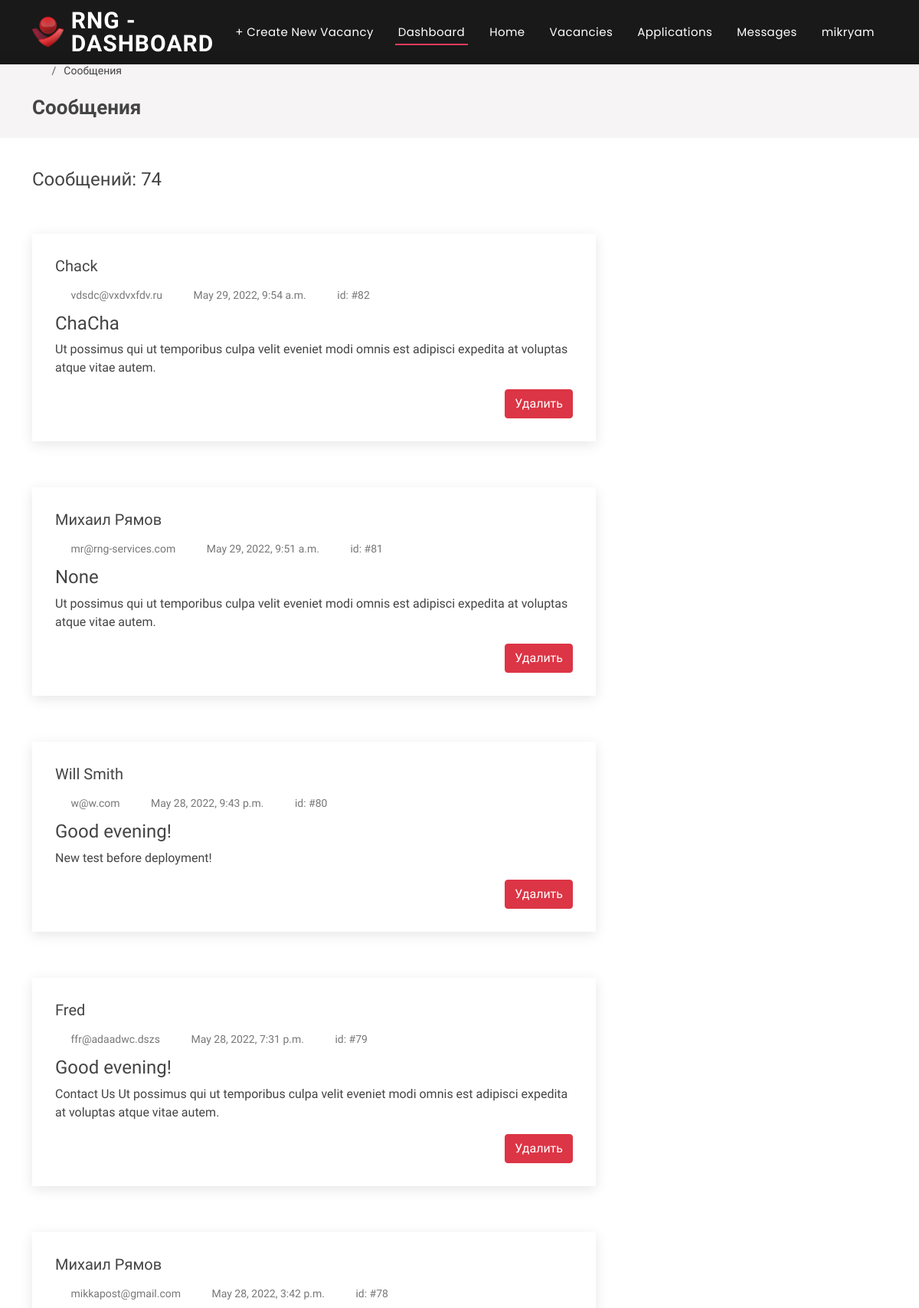
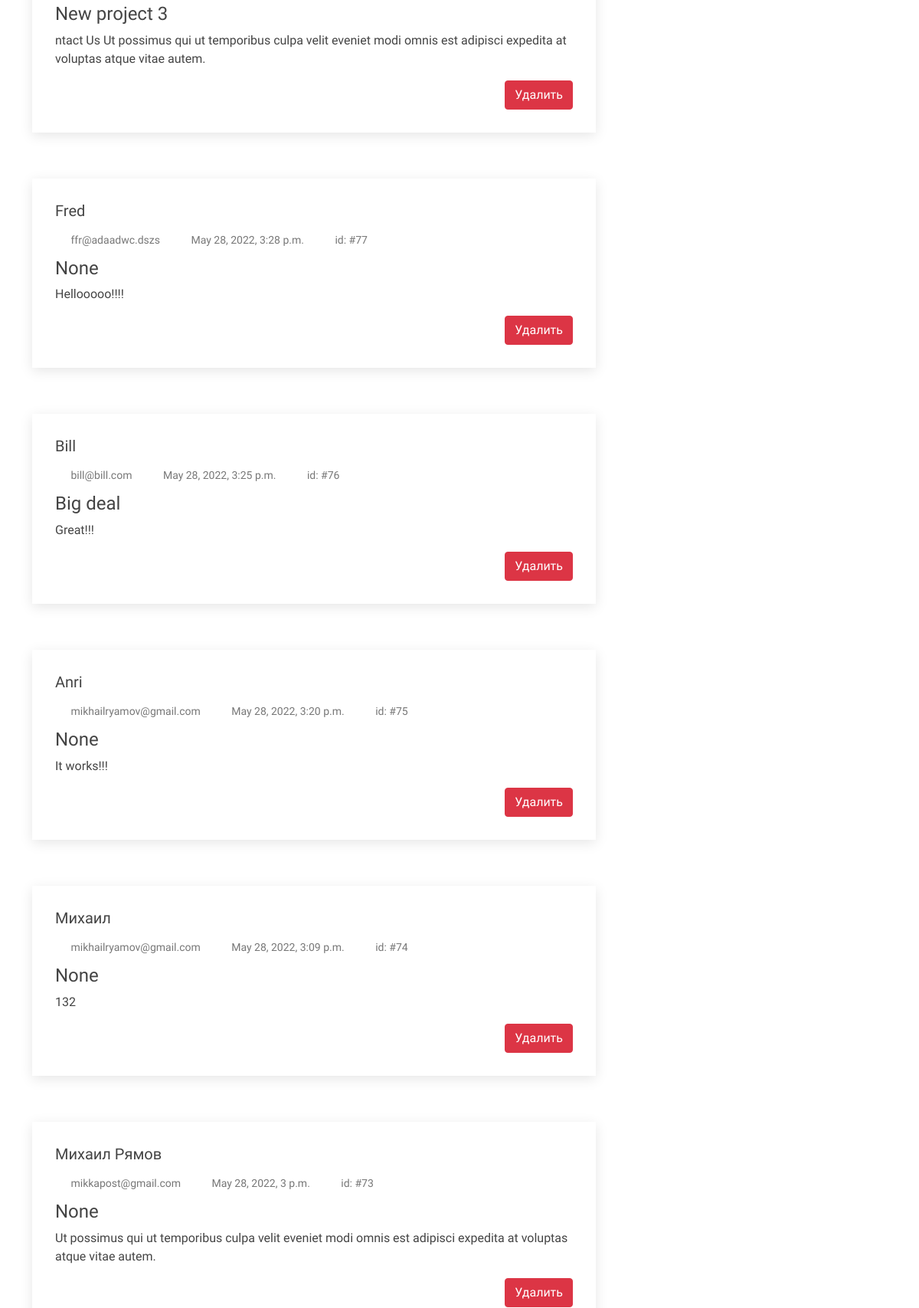
The app's page /vacancies/dashboard/messages/ (signed in, upper part) with its own data (2 pictures, top to bottom).
### website/models.py (models this page shows, shortened)
class Message(models.Model):
    name = models.CharField(max_length=128, verbose_name="")
    email = models.EmailField(max_length=128, verbose_name="")
    subject = models.CharField(max_length=128, null=True, blank=True, verbose_name="")
    message = models.TextField(max_length=2800, verbose_name="")
    date = models.DateTimeField(auto_now_add=True)

### vacancies/views.py (the view)
# urls.py: path('dashboard/messages/', MessagesListView.as_view(), name='messages'),
class MessagesListView(LoginRequiredMixin, ListView):
    model = Message
    paginate_by = 10
    template_name = "vacancies/messages_list.html"
    ordering = ['-date']  # вывод списка публикаций в обратном порядке, от более новых к более старым
    context_object_name = 'messages_list'
    def get_context_data(self, **kwargs):  # забираем отфильтрованные объекты переопределяя метод get_context_data у наследуемого класса
        context = super().get_context_data(**kwargs)
        num_of_all_messages = Message.objects.all().count()
        context['num_of_all_messages'] = num_of_all_messages
        return context

### vacancies/templates/vacancies/messages_list.html (shortened to what this page needs)
{% extends 'vacancies/dashboard_base.html' %}
{% load  static %}
{% block breadcrumbs%}
    <ol>
        <li><h5><a href="{% url 'vacancies:dashboard' %}"><i class="bi bi-speedometer2"></i></a></h5></li>
        <li>Сообщения</li>
    </ol>
    <h2>Сообщения  <i class="bi bi-envelope"></i></h2>
{% endblock %}
{% block content%}
{% if messages_list %}
<h4>Сообщений: {{ num_of_all_messages }}</h4>
<br/><br/>
        {% for message in messages_list %}
            <article class="entry">
                    <h5>
                        {{ message.name }}
                    </h5>
                    <div class="entry-meta">
                        <ul>
                            <li class="d-flex align-items-center"><i class="bi bi-envelope"></i><a href="mailto:{{ message.email }}">{{ message.email }}</a></li>
                            <li class="d-flex align-items-center"><i class="bi bi-clock"></i><a><time datetime="2020-01-01">{{ message.date }}</time></a></li>
                            <li class="d-flex align-items-center"><i class="bi bi-upc"></i><a>id: #{{ message.id }}</a></li>
                        </ul>
                    </div>
                    <h4>
                        <a>{{ message.subject }}</a>
                    </h4>
                    <div class="entry-content">
                        <p>
                        {{ message.message }}
                        </p>
                    </div>
                    <div class="d-grid gap-2 d-md-flex justify-content-md-end">
                        <a class="btn btn-danger" href="{% url 'vacancies:message_delete' message.pk %}" role="button">Удалить</a>
                    </div>
            </article>
        {% endfor %}
{% else %}
    <h4>Пока нет сообщений, зайдите позже.</h4>
{% endif %}
{% endblock %}

### vacancies/templates/vacancies/dashboard_header.html (shortened to what this page needs)
{% load  static %}
  <header id="header" class="fixed-top header-inner-pages">
    <div class="container d-flex align-items-center justify-content-between">
      <div class="d-flex align-items-center justify-content-between">
        <a href="{% url 'vacancies:dashboard' %}" class="logo d-flex align-items-center"><img src="{% static 'website/assets/img/logo_rng.png' %}" alt=""></a>
        <h1 class="logo"><a href="{% url 'vacancies:dashboard' %}">RNG - Dashboard</a></h1>
      </div>
      <nav id="navbar" class="navbar">
        <ul>
          <li><a class="nav-link scrollto " href="{% url 'vacancies:vacancy_new' %}">+ Create New Vacancy</a></li>
          <li><a class="active" href="{% url 'vacancies:dashboard' %}">Dashboard</a></li>
          <li><a class="nav-link scrollto " href="{% url 'website:home' %}#hero">Home</a></li>
          <li><a class="nav-link scrollto" href="{% url 'vacancies:vacancies_list' %}">Vacancies</a></li>
          <li><a class="nav-link scrollto" href="{% url 'vacancies:applications' %}">Applications</a></li>
          <li><a class="nav-link scrollto" href="{% url 'vacancies:messages' %}">Messages</a></li>
          <li class="dropdown"><a href="#"><span>{{ request.user.username }}</span><i class="bi bi-chevron-down"></i></a>
          </li>
        </ul>
      </nav>
    </div>
  </header>

### website/static/website/assets/css/style.css (style rules this page uses)
body { font-family: "Open Sans", sans-serif; color: #444444; }
a { color: #e43c5c; text-decoration: none; }
h1, h2, h3, h4, h5, h6 { font-family: "Nunito", sans-serif; }
#header { transition: all 0.5s; z-index: 997; padding: 20px 0; }
#header .logo { font-size: 30px; margin: 0; padding: 0; line-height: 1; font-weight: 600; letter-spacing: 1px; text-transform: uppercase; }
#header .logo a { color: #fff; }
#header .logo img { max-height: 40px; padding-right: 10px; }
#header.header-scrolled, #header.header-inner-pages { background: rgba(0, 0, 0, 0.9); padding: 12px 0; }
.navbar { padding: 0; }
.navbar ul { margin: 0; padding: 0; display: flex; list-style: none; align-items: center; }
.navbar li { position: relative; }
.navbar > ul > li { white-space: nowrap; padding: 10px 0 10px 24px; }
.navbar a, .navbar a:focus { display: flex; align-items: center; justify-content: space-between; font-family: "Poppins", sans-serif; color: #fff; font-size: 15px; padding: 0 4px; white-space: nowrap; transition: 0.3s; letter-spacing: 0.4px; position: relative; }
.navbar a i, .navbar a:focus i { font-size: 12px; line-height: 0; margin-left: 5px; }
.navbar > ul > li > a:before { content: ""; position: absolute; width: 100%; height: 2px; bottom: -6px; left: 0; background-color: #e43c5c; visibility: hidden; transform: scaleX(0); transition: all 0.3s ease-in-out 0s; }
.navbar a:hover:before, .navbar li:hover > a:before, .navbar .active:before { visibility: visible; transform: scaleX(1); }
.navbar a:hover, .navbar .active, .navbar .active:focus, .navbar li:hover > a { color: #fff; }
.breadcrumbs h2 { font-size: 26px; font-weight: 600; }
.breadcrumbs ol { display: flex; flex-wrap: wrap; list-style: none; padding: 0 0 10px 0; margin: 0; font-size: 14px; }
.breadcrumbs ol li + li { padding-left: 10px; }
.breadcrumbs ol li + li::before { display: inline-block; padding-right: 10px; color: #655356; content: "/"; }
.blog .entry { padding: 30px; margin-bottom: 60px; box-shadow: 0 4px 16px rgba(0, 0, 0, 0.1); }
.blog .entry .entry-meta { margin-bottom: 15px; color: #b1a0a3; }
.blog .entry .entry-meta ul { display: flex; flex-wrap: wrap; list-style: none; align-items: center; padding: 0; margin: 0; }
.blog .entry .entry-meta ul li { padding-top: 10px; }
.blog .entry .entry-meta ul li + li { padding-left: 20px; }
.blog .entry .entry-meta i { font-size: 16px; margin-right: 8px; line-height: 0; }
.blog .entry .entry-meta a { color: #777777; font-size: 14px; display: inline-block; line-height: 1; }
.blog .entry .entry-content p { line-height: 24px; }

### records on screen
Message: name "Chack", email "vdsdc@vxdvxfdv.ru", date "May 29, 2022, 9:54 a.m.", id "82", subject "ChaCha", message "Ut possimus qui ut temporibus culpa velit eveniet modi omnis est adipisci expedita at voluptas atque vitae autem."
Message: name "Михаил Рямов", email "mr@rng-services.com", date "May 29, 2022, 9:51 a.m.", id "81", subject "None", message "Ut possimus qui ut temporibus culpa velit eveniet modi omnis est adipisci expedita at voluptas atque vitae autem."
Message: name "Will Smith", email "w@w.com", date "May 28, 2022, 9:43 p.m.", id "80", subject "Good evening!", message "New test before deployment!"
Message: name "Fred", email "ffr@adaadwc.dszs", date "May 28, 2022, 7:31 p.m.", id "79", subject "Good evening!", message "Contact Us Ut possimus qui ut temporibus culpa velit eveniet modi omnis est adipisci expedita at voluptas atque vitae autem."
Message: name "Михаил Рямов", email "mikkapost@gmail.com", date "May 28, 2022, 3:42 p.m.", id "78", subject "New project 3", message "ntact Us Ut possimus qui ut temporibus culpa velit eveniet modi omnis est adipisci expedita at voluptas atque vitae autem."
Message: name "Fred", email "ffr@adaadwc.dszs", date "May 28, 2022, 3:28 p.m.", id "77", subject "None", message "Hellooooo!!!!"
Message: name "Bill", email "bill@bill.com", date "May 28, 2022, 3:25 p.m.", id "76", subject "Big deal", message "Great!!!"
Message: name "Anri", email "mikhailryamov@gmail.com", date "May 28, 2022, 3:20 p.m.", id "75", subject "None", message "It works!!!"
Message: name "Михаил", email "mikhailryamov@gmail.com", date "May 28, 2022, 3:09 p.m.", id "74", subject "None", message "132"
Message: name "Михаил Рямов", email "mikkapost@gmail.com", date "May 28, 2022, 3 p.m.", id "73", subject "None", message "Ut possimus qui ut temporibus culpa velit eveniet modi omnis est adipisci expedita at voluptas atque vitae autem."

### other values on screen
{{ request.user.username }} "mikryam"
{{ num_of_all_messages }} "74"
